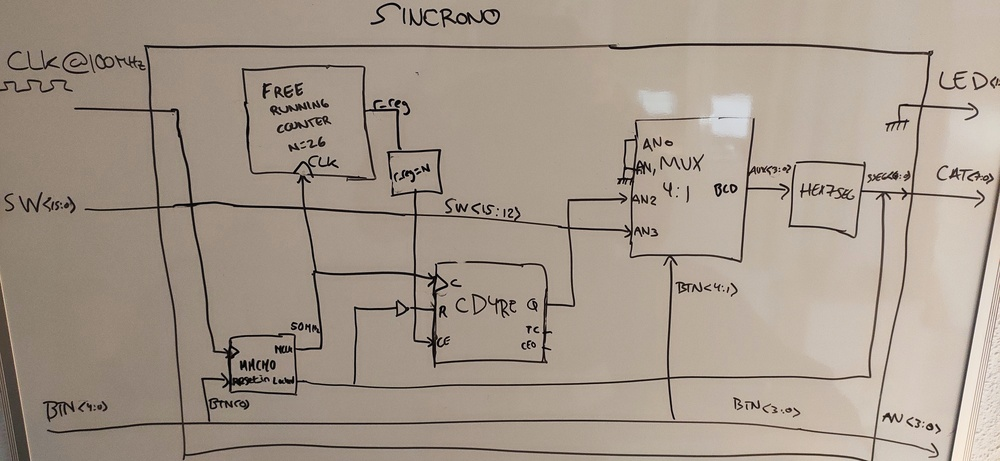
//> input picture fpga/artix7-designs/synchronous/IMG_20200119_010044.jpg, 1000 x 461 px, shrunk from 4000 x 1844 before the run
$ ./p3 ../../../fpga/artix7-designs/synchronous/IMG_20200119_010044.jpg   (built with g++ and OpenCV 4)
//> lines starting //> are read from the running program, lines starting //| are printed output that depends on the picture
/*
 * p3.cpp
 *
 *  Created on: 03/05/2019
 *      Author: Manuel Lorente
 */

#include <opencv2/core/core.hpp>
#include <opencv2/imgcodecs/imgcodecs.hpp>
#include <opencv2/highgui/highgui.hpp>
#include <opencv2/imgproc/imgproc.hpp>
#include <iostream>

using namespace cv;
using namespace std;

int main(int argc, char** argv)
{
	if (argc != 2)
	{
		cout << " Usage: p3.exe ImageToLoadAndDisplay" << endl;
		return -1;
	}

	Mat image;
	image = imread(argv[1], IMREAD_COLOR);						// Read the file
//> image is the input picture: 461 rows x 1000 cols, CV_8UC3; mean B, G, R 139.6, 152.6, 165.7

	if (!image.data)											// Check for invalid input
	{
		cout << "Could not open or find the image" << std::endl;
		return -1;
	}

	// Image format
	Size img_size = image.size();
//> img_size = Size(1000, 461)
	int img_channels = image.channels();
//> img_channels = 3
	int img_depth = image.depth();
//> img_depth = 0

	namedWindow("Original image", WINDOW_NORMAL);					// Create a window for display.
	imshow("Original image", image);								// Show our image inside it.

	// Smoothing 1/4 - Average filter
	Mat image_avg(img_size.height, img_size.width, img_depth);
	blur(image, image_avg, Size(4,4));
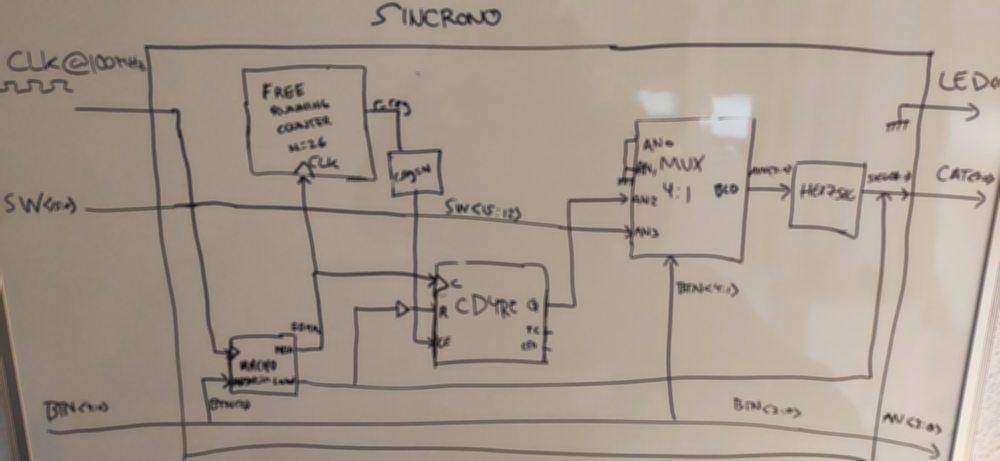
//> image_avg: 461 rows x 1000 cols, CV_8UC3; mean B, G, R 139.7, 152.7, 165.8
	namedWindow("Smoothed image - Average filter 4x4", WINDOW_NORMAL);					// Create a window for display.
	imshow("Smoothed image - Average filter 4x4", image_avg);							// Show our image inside it.

	// Smoothing 2/4 - Average filter
	Mat image_median(img_size.height, img_size.width, img_depth);
	medianBlur(image, image_median,5);
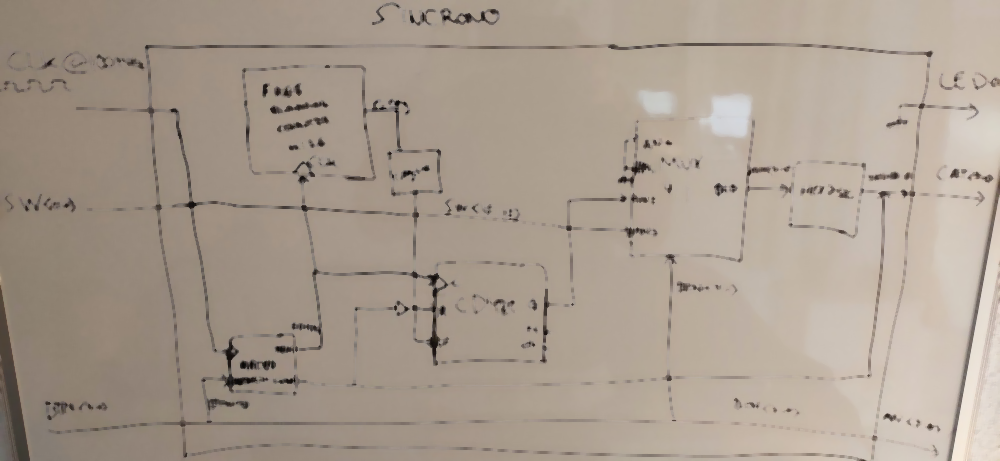
//> image_median: 461 rows x 1000 cols, CV_8UC3; mean B, G, R 142.9, 156.1, 169.3
	namedWindow("Smoothed image - Median filter by 5", WINDOW_NORMAL);					// Create a window for display.
	imshow("Smoothed image - Median filter by 5", image_median);						// Show our image inside it.

	// Smoothing 3/4 - Gaussian filter
	Mat image_gaussian(img_size.height, img_size.width, img_depth);
	GaussianBlur(image, image_gaussian,Size(3,3),2,2);
	namedWindow("Smoothed image - Gaussian filter 3x3 std=2", WINDOW_NORMAL);					// Create a window for display.
	imshow("Smoothed image - Gaussian filter 3x3 std=2", image_gaussian);						// Show our image inside it.

	// Smoothing 4/4 - Bilateral filter
	Mat image_bilat(img_size.height, img_size.width, img_depth);
	bilateralFilter(image, image_bilat, 5, 150, 150);
	namedWindow("Smoothed image - Bilateral filter 5 150-150", WINDOW_NORMAL);				// Create a window for display.
	imshow("Smoothed image - Bilateral filter 5 150-150", image_bilat);						// Show our image inside it.

	// Binarization and truncation - Need to convert RGB image to grayscale using smoothed img to reduce the noise
	Mat image_bin(img_size.height, img_size.width, img_depth);
	Mat image_trunc(img_size.height, img_size.width, img_depth);
	Mat image_gray(img_size.height, img_size.width, img_depth);

	cvtColor(image_bilat, image_gray, COLOR_BGR2GRAY);

	threshold(image_gray, image_bin, 100, 255, THRESH_BINARY);
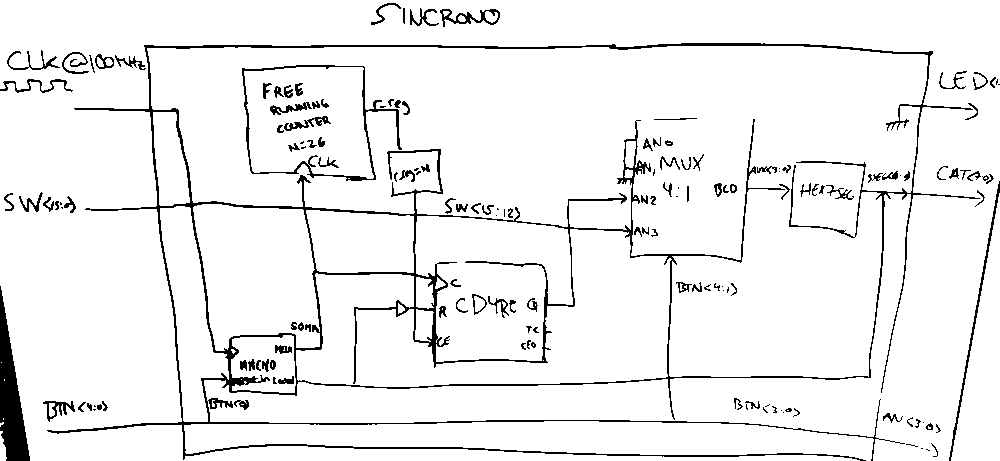
//> image_bin: 461 rows x 1000 cols, CV_8UC1; 93.9% white; black in thin lines or dots
	threshold(image_gray, image_trunc, 100, 255, THRESH_TRUNC);
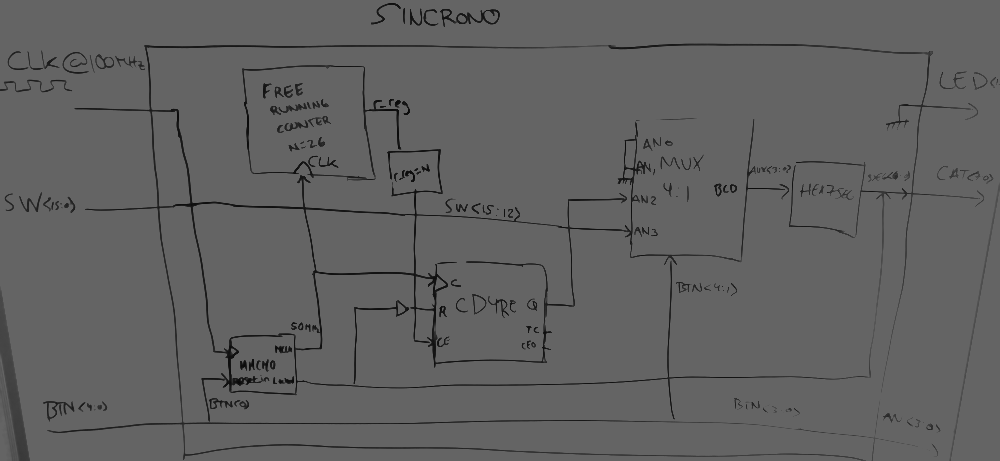
//> image_trunc: 461 rows x 1000 cols, CV_8UC1; min 7, max 100, mean 97.1

	namedWindow("Binary image - Threshold = 100DN", WINDOW_NORMAL);					// Create a window for display.
	imshow("Binary image - Threshold = 100DN", image_bin);							// Show our image inside it.
	namedWindow("Binary image - Threshold = 100DN", WINDOW_NORMAL);					// Create a window for display.
	imshow("Trunqued image - Threshold = 100DN", image_trunc);						// Show our image inside it.

	// Border detection - Canny algorithm
	Mat image_canny(img_size.height, img_size.width, img_depth);
	Canny(image_gray, image_canny, 100, 200, 3);
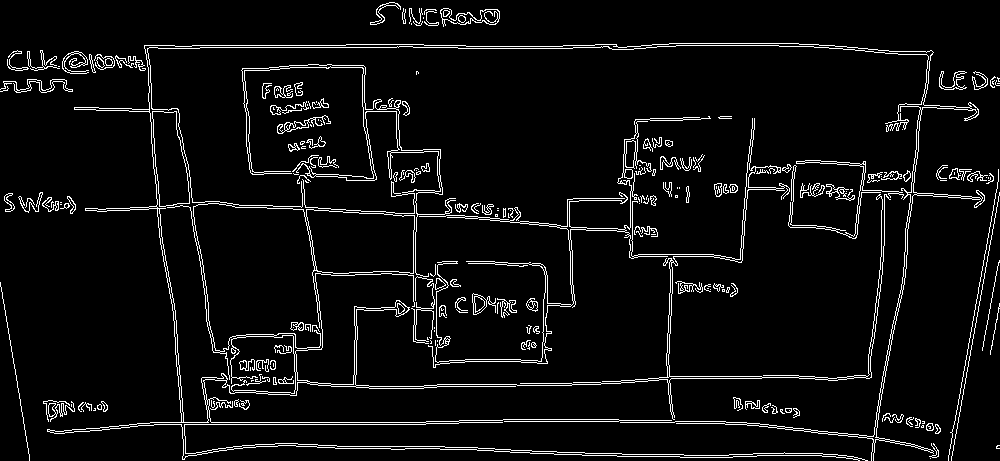
//> image_canny: 461 rows x 1000 cols, CV_8UC1; 5.5% white in thin lines or dots

	namedWindow("Border detection ", WINDOW_NORMAL);					// Create a window for display.
	imshow("Border detection ", image_canny);							// Show our image inside it.


	waitKey(0);														// Wait for a keystroke in the window
	return 0;
}

// Run program: Ctrl + F5 or Debug > Start Without Debugging menu
// Debug program: F5 or Debug > Start Debugging menu
